Frame 1 (no input): blank canvas, image omitted
Frame 60 (no input): blank canvas, image omitted
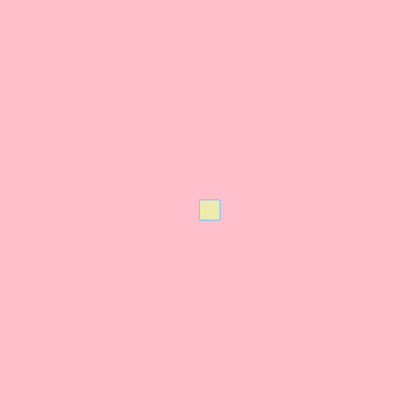
Frame 120 (the mouse pressed at the canvas centre since frame 60)

The p5.js sketch whose frames 1 and 60 were blank and that drew this single picture after the mouse press (run headless with seeded random() and noise() and a simulated clock; from frame 60 on, the mouse is pressed at the canvas centre):

// p5.js sketch
// ── sketch.js
function setup() {
    createCanvas(400, 400);
   background("pink");
  }
  
   
  function draw() {
    stroke("rgb(158,196,252)");
    fill("rgb(236,236,173)");
    
    if(mouseIsPressed)
    rect(mouseX, mouseY, 20, 20);
  }
